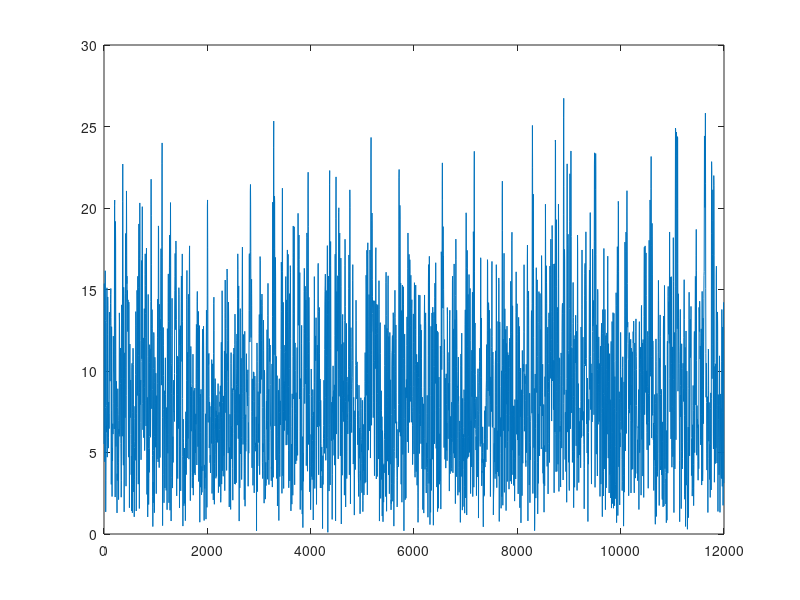
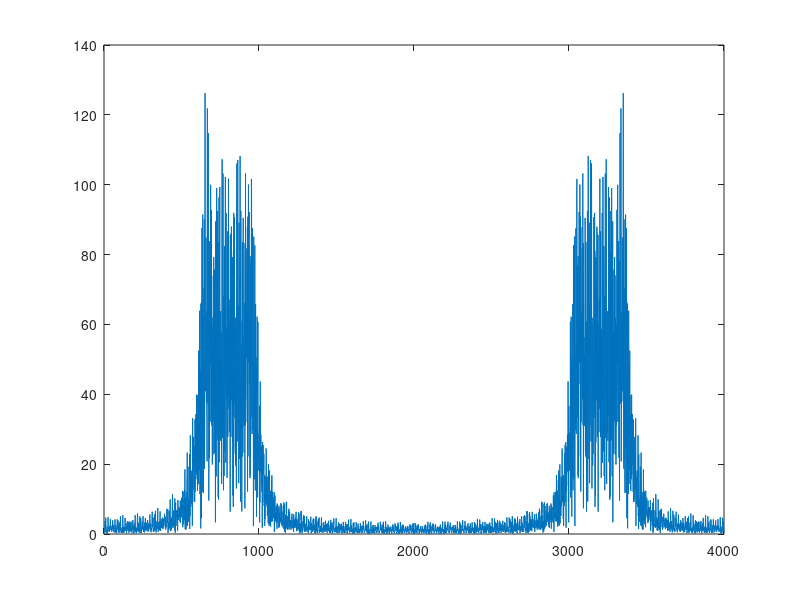
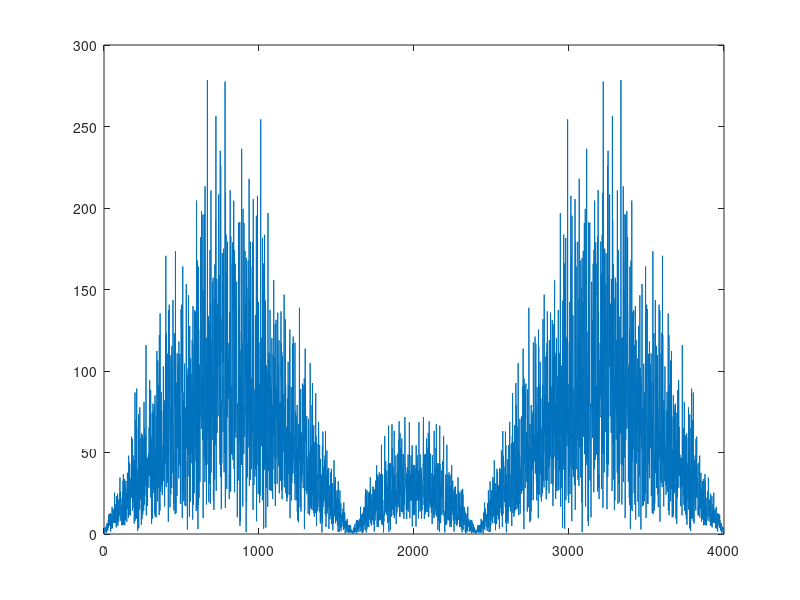
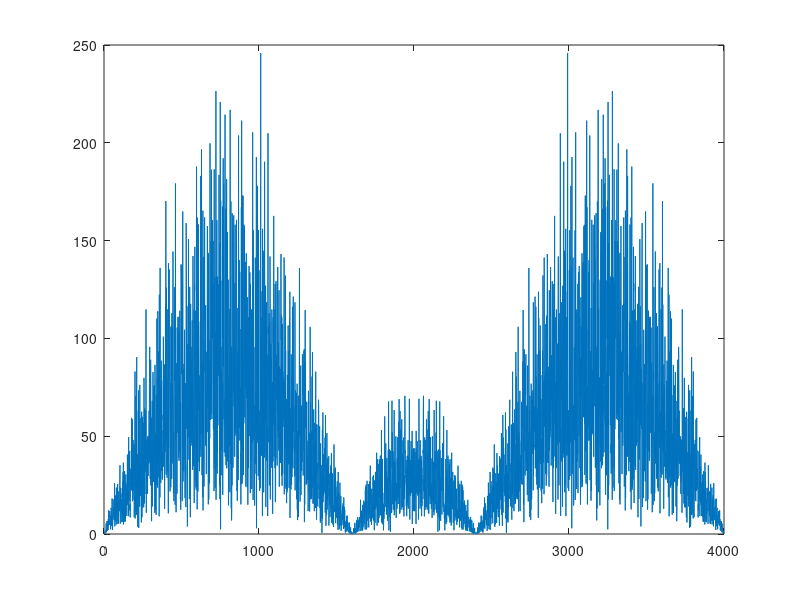

These charts were generated, in order, by the following MATLAB code: (Note: this script raises an error after producing the figures.)
%LFM测速测距代码
clear all;close all;
fc=2.06e9;                 %载波频率    
Br=5e6;                 %带宽
fs=10*Br;               %采样频率
Tp=5e-6;                %脉宽
Kr=Br/Tp;               %频率变化率
c=3e8;                  %光速
lamda=c/fc;             %波长
N_mc=1;
PRF=2000;
Tr=1/PRF;
t=0:1/fs:15*Tp+Tp-1/fs;      %采样时间
N_r=length(t);          %采样点数
N_target=5;             %目标个数
Rmax=c/2*15*Tp;                             %目标最大距离（本来应该是1/2*c*Tr，但是采样时间限制了不可能那么大）
R_t=Rmax*abs(rand(1,N_target));             %目标的距离（这样以来目标的距离一定是小于最大距离的）
RCS_t=ones(1,N_target);    %目标RCS，幅度为10，相位在（0,2pi）之间随机分布
Vmax=lamda*PRF/2;                           %目标最大速度，最大测速范围满足在第一盲速之内
v=Vmax*((1+rand(1,N_target))/2);            %目标速度（这样以来目标的速度一定是小于第一盲速的），每一个目标都有一个自己的速度，对应一个矩阵
%% 生成目标矩阵
sr=zeros(N_mc,N_r); %N_mc 脉冲个数   N_r 采样点数
for i=1:N_mc
    ta=(i-1)*Tr;
    sri=0;%每一次从内层for循环出来之后，我们认为上一个脉冲的回波不会干扰到下一个脉冲的回波
    %%内层for循环，一个目标一个目标来研究，对应每一个回波脉冲是由每一个目标回波之和组成
    for k=1:N_target
        tao=2*(R_t(k)-v(k).*(ta))/c;
        srj=RCS_t(k).*rectpuls(t-tao-Tp/2,Tp).*cos(2*pi*fc*(t-tao)+pi*Kr.*(t-tao-Tp/2).^2);
        sri=sri+srj;
    end
    %%外层for循环，不同的脉冲，对应的ta是不同值，再代入来计算回波
    sr(i,:)=sri;
end

                    
%% 通信信号 采用QPSK调制
Tc=1e-7;                %码元周期
Bc=1/Tc;
N=16*fix(Tp/Tc);
bitstream=randi([0,1],1,2*N);%随机产生的比特数0、1
bitstream=2*bitstream-1;%单极性变为双极性（0到-1；1到1）
I=[];Q=[];
%奇数进I路,偶数进Q路
for i=1:2*N
    if mod(i,2)~=0
        I=[I,bitstream(i)];
    else
        Q=[Q,bitstream(i)];
    end
end
bit_t=0:1/fs:Tc-1/fs;%定义一个码元的时间轴
carrier=[];
for i=1:N
    carrier=[carrier,(I(i)+j*Q(i))*exp(j*2*pi*fc*(bit_t+(N-1)*Tc))];%Q路载波信号
end
%传输信号
QPSK_signal=real(carrier);
receive_signal=QPSK_signal+sr;
%% 未处理信号脉冲压缩
st=rectpuls(t-Tp/2,Tp).*exp(1i*pi*2*Kr*(t-Tp/2).^2);%参考信号 时域 也就是匹配滤波器的时域
stf=conj(fft(st));%匹配滤波器的频域特性
for i=1:N_mc
    sr_before_yasuo(i,:)=ifft(fft(receive_signal(i,:)).*stf);  %分别对每一行脉冲压缩 频域脉冲压缩          
end  
figure;
plot(t*c/2,abs(sr_before_yasuo(1,:)))   
%% 联合雷达信号通信信号处理
figure;
plot(abs(fft(sr)));
figure;
plot(abs(fft(receive_signal)));
figure;
plot(abs(fft(QPSK_signal)));
rece_I_down=receive_signal.*(cos(2*pi*fc*t));
figure;
plot(abs(fft(rece_I_down)));
rece_fliterI_signal=lowpass(rece_I_down,0.85*Bc,fs);
rece_fliterI_signal=2*rece_fliterI_signal;
rece_Q_down=receive_signal.*(cos(2*pi*fc*t+pi/2));
figure;
plot(abs(fft(rece_Q_down)));
rece_fliterQ_signal=lowpass(rece_Q_down,0.85*Bc,fs);
rece_fliterQ_signal=2*rece_fliterQ_signal;
rece_signal_sum=rece_fliterI_signal.^2+rece_fliterQ_signal.^2-3;
rece_signal_sum=abs(rece_signal_sum.^2-4);
%% 脉冲压缩

for i=1:N_mc
    sr_yasuo(i,:)=ifft(fft(rece_signal_sum(i,:)).*stf);  %分别对每一行脉冲压缩 频域脉冲压缩          
end               
figure;
plot(t*c/2,abs(sr_yasuo(1,:)))   